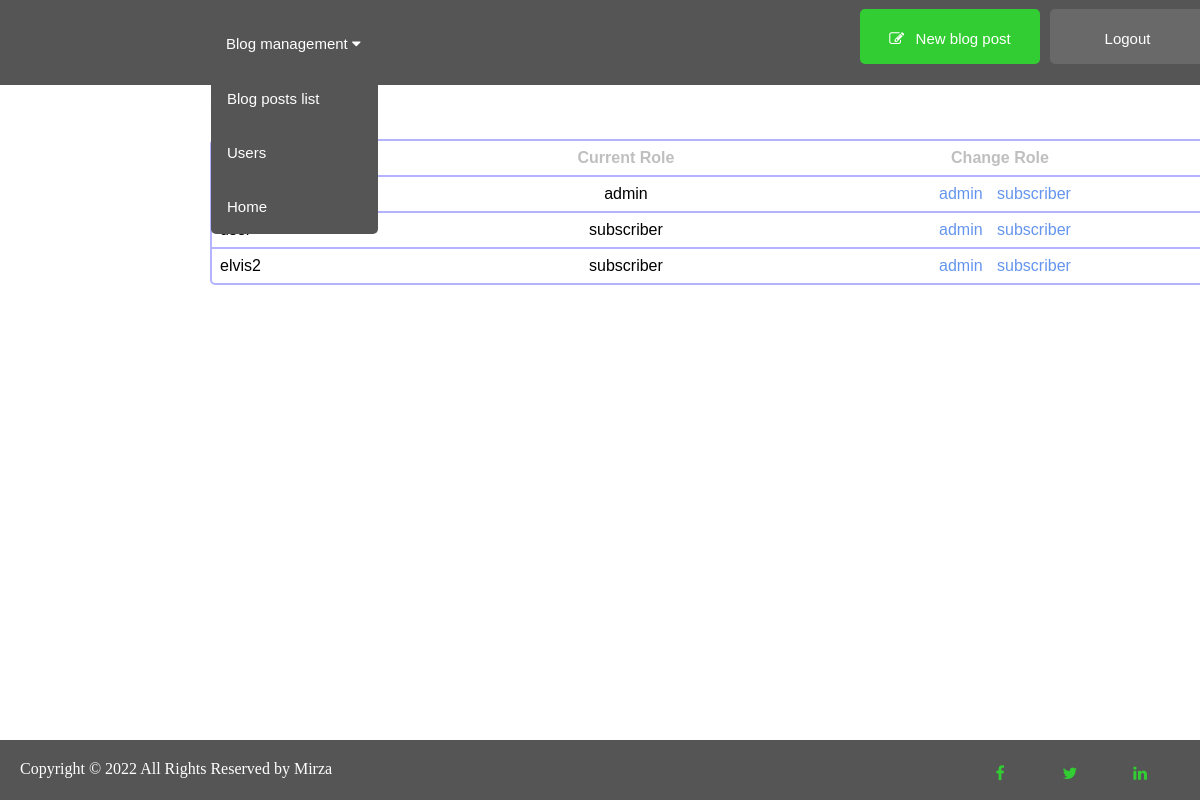
The page /admin/users.php (signed in) on the database its author committed.
### tables this page shows
CREATE TABLE `users` (
  `user_id` int(3) NOT NULL,
  `username` varchar(12) NOT NULL,
  `password` varchar(255) NOT NULL,
  `role` varchar(255) NOT NULL DEFAULT 'subscriber',
  `randSalt` varchar(255) NOT NULL DEFAULT '$2y$10$1234512345123451234512'
);

### admin/includes/viewAllUsers.php (the view, shortened to what this page needs)
<div style="margin-top: 100px;">
<h4 id="h3" class="font">Users table</h4>
    <table class="table_users">
        <thead>
            <tr>
                <th>Username</th>
                <th style="text-align: center;">Current Role</th>
                <th style="text-align: center;">Change Role</th>
            </tr>
        </thead>
<?php
        $query = "SELECT * FROM users";
        $select_users = mysqli_query($connection, $query);
        while($row = mysqli_fetch_assoc($select_users)){
            $user_id = $row['user_id'];
            $username = $row['username'];
            $role = $row['role'];
            echo "<tr>";
                echo "<td>{$username}</td>";
                echo "<td style='text-align: center;'>{$role}</td>";
                echo "<td style='text-align: center;'><a class='admin-icons' href='users.php?change_to_admin={$user_id}'>admin</a>  <a class='admin-icons_sub' href='users.php?change_to_sub={$user_id}'>subscriber</a></td>";
            echo "</tr>";
        }
?>
    </table>
</div>

### css/css.css (style rules this page uses)
body { margin:0; }
th, td { padding: 8px; text-align: left; font-family: Arial, Helvetica, sans-serif; }
td { border-top: solid 2px #b3b3ff; }
th { color: #bfbfbf; }
.admin-icons { text-decoration: none; color: cornflowerblue; margin-left: 10px; }
.admin-icons_sub { text-decoration: none; color: cornflowerblue; margin-left: 10px; }
.table_users { border-collapse: separate; width: 1010px; border: solid 2px #b3b3ff; border-radius: 5px; border-spacing: 0; margin: auto; padding: auto; position: relative; margin-left: 210px; font-family: Arial, Helvetica, sans-serif; }
#h3 { margin-left: 210px; color: dimgray; font-family: Arial, Helvetica, sans-serif; }
.font { font-family: Arial, Helvetica, sans-serif; }

### rows shown on the page
users: role "admin"
users: role "subscriber"
users: username "elvis2", role "subscriber"
